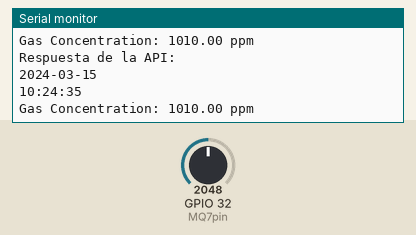
Simulated run of this sketch. Board: ESP32. On the bench: the last lines printed to the serial monitor. The inputs (shaded band) are chosen by the test bench; at power-on: GPIO 32 (MQ7pin) = 2048. WiFi joins after 1.5 s; servers stay silent unless stated; uploads are accepted with an empty reply; the local clock reads 2024-03-15 10:24:30 at power-on unless the sketch sets it.

Above: at 5.7 s.
5.8 s: GPIO 32 (MQ7pin) set to 2866
At 6.17 s:
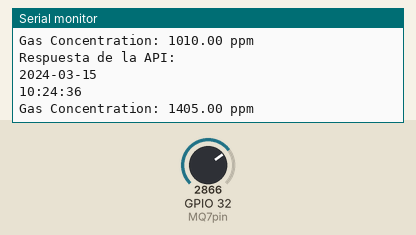
7.3 s: GPIO 32 (MQ7pin) set to 3603
At 7.44 s:
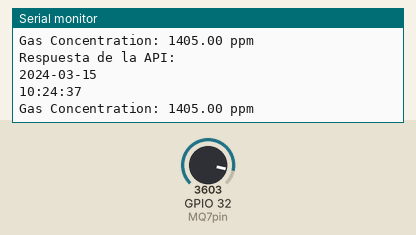
Timing chart, 0 to 10.3 s (numbered marks = the images above; inputs shaded):
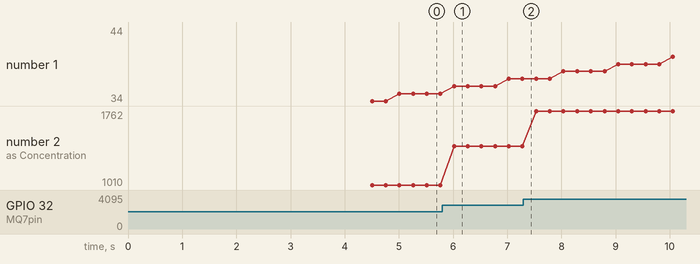

The sketch:

database.ino
```cpp
#include <WiFi.h>
#include <HTTPClient.h>
#include <time.h>
#include <ESP32Time.h>

ESP32Time rtc;

const char* ntpServer = "pool.ntp.org";
const long gmtOffset_sec = -5 * 3600;
const int daylightOffset_sec = 0;

const char* apiUrl = "http://18.191.202.133:8000/regitro_co";
const char* authToken = "4e48262be313e199f0f1de08e64a4c068bd3635a6b9683572ac1ee2a4f13dcc7";

const char* SSID = "IntegralXYZ";
const char* PWD = "20192020";
#define MQ7pin 32
float sensorValue; // variable to store sensor value
float gasConcentration; // variable to store calculated gas concentration

class wifi_controller {
  private:
    const char* name_red;
    const char* password_red;

  public:
    wifi_controller(const char* name, const char* password) {
      name_red = name;
      password_red = password;
    }

    void On_connection() {
      Serial.print("wifi: conexión --> ");
      Serial.println(name_red);

      WiFi.begin(name_red, password_red);

      while (WiFi.status() != WL_CONNECTED) {
        Serial.print(".");
        delay(500);
      }

      Serial.print("\n wifi: conectado --> ");
      Serial.println(WiFi.localIP());
    }
};

void setup() {
  Serial.begin(115200);

  wifi_controller wifi(SSID, PWD);
  wifi.On_connection();

  configTime(gmtOffset_sec, daylightOffset_sec, ntpServer);
  struct tm timeinfo;
  delay(3000);

  if (getLocalTime(&timeinfo)) {
    int year = timeinfo.tm_year + 1900;
    int month = timeinfo.tm_mon + 1;
    int day = timeinfo.tm_mday;
    int hour = timeinfo.tm_hour;
    int minute = timeinfo.tm_min;
    int second = timeinfo.tm_sec;

    Serial.println(year);
    Serial.println(month);


    rtc.setTime(second, minute, hour, day, month, year);
  }
  else {
    rtc.setTime(0, 01, 8, 14, 11, 2023);
  }
}

void loop() {
  String formattedDate = rtc.getTime("%Y-%m-%d");
  String formattedTime = rtc.getTime("%H:%M:%S");
  Serial.println(formattedDate);
  Serial.println(formattedTime);


  // Lectura del sensor MQ7
  sensorValue = analogRead(MQ7pin);
  gasConcentration = map(sensorValue, 0, 4095, 20, 2000);

  Serial.println("Gas Concentration: " + String(gasConcentration) + " ppm");

  HTTPClient http;
  http.begin(apiUrl);
  http.addHeader("Content-Type", "application/json");
  http.addHeader("Authorization", "Bearer " + String(authToken));

  String jsonPayload = "{\"sensor\":\"mq7_sensor02\",\"hora\":\"" + String(formattedTime) + "\",\"fecha\":\"" + String(formattedDate) + "\",\"valor\":" + String(gasConcentration) + ",\"usuario\":\"ESP2\",\"codigo\":\"02\",\"prueba\":true}";
  int httpResponseCode = http.POST(jsonPayload);

  if (httpResponseCode > 0) {
    String response = http.getString();
    Serial.println("Respuesta de la API: " + response);
  } else {
    Serial.println("Error en la solicitud a la API");
  }

  http.end();
  delay(50);
}
```

Measured:
- after the input at 5.8 s, the serial monitor: prints a new line after 0.22 s (image 1)
- plotted number 2: 1010 → 1405 after the input at 5.8 s, 1405 → 1762 after the input at 7.3 s
